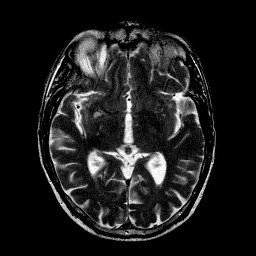
%> input picture 指标/image/MRI-011.jpg, 256 x 256 px
$ octave test_VIF.m   (GNU Octave 9; MATLAB toolbox functions it lacks are replaced by stand-ins)
%> lines starting %> are read from the running program, lines starting %| are printed output that depends on the picture
### 指标/VIF/vifvec.m
function vif=vifvec(imorg,imdist)


% -----------COPYRIGHT NOTICE STARTS WITH THIS LINE------------
% Copyright (c) 2005 The University of Texas at Austin
% All rights reserved.
%
% Permission is hereby granted, without written agreement and without license or royalty fees, to use, copy,
% modify, and distribute this code (the source files) and its documentation for
% any purpose, provided that the copyright notice in its entirety appear in all copies of this code, and the
% original source of this code, Laboratory for Image and Video Engineering (LIVE, http://live.ece.utexas.edu)
% at the University of Texas at Austin (UT Austin,
% http://www.utexas.edu), is acknowledged in any publication that reports research using this code. The research
% is to be cited in the bibliography as:
%
% H. R. Sheikh and A. C. Bovik, "Image Information and Visual Quality", IEEE Transactions on
% Image Processing, (to appear).
%
% IN NO EVENT SHALL THE UNIVERSITY OF TEXAS AT AUSTIN BE LIABLE TO ANY PARTY FOR DIRECT, INDIRECT, SPECIAL, INCIDENTAL,
% OR CONSEQUENTIAL DAMAGES ARISING OUT OF THE USE OF THIS DATABASE AND ITS DOCUMENTATION, EVEN IF THE UNIVERSITY OF TEXAS
% AT AUSTIN HAS BEEN ADVISED OF THE POSSIBILITY OF SUCH DAMAGE.
%
% THE UNIVERSITY OF TEXAS AT AUSTIN SPECIFICALLY DISCLAIMS ANY WARRANTIES, INCLUDING, BUT NOT LIMITED TO, THE IMPLIED
% WARRANTIES OF MERCHANTABILITY AND FITNESS FOR A PARTICULAR PURPOSE. THE DATABASE PROVIDED HEREUNDER IS ON AN "AS IS" BASIS,
% AND THE UNIVERSITY OF TEXAS AT AUSTIN HAS NO OBLIGATION TO PROVIDE MAINTENANCE, SUPPORT, UPDATES, ENHANCEMENTS, OR MODIFICATIONS.
%
% -----------COPYRIGHT NOTICE ENDS WITH THIS LINE------------
%
%This is an implementation of the algorithm for calculating the
%Visual Information Fidelity (VIF) measure (may also be known as the Sheikh
%-Bovik Index) between two images. Please refer
%to the following paper:
%
%H. R. Sheikh and A. C. Bovik "Image Information and Visual Quality"
%IEEE Transactios on Image Processing, in publication, May 2005.
%Download manuscript draft from http://live.ece.utexas.edu in the
%Publications link
%
%This implementation is slightly differnet from the one used to report
%results in the paper above. The modification have to do with using more
%subands than those used in the paper, better handling of image boundaries,
%and a window that automatically resizes itself based on the scale.
%
%Report bugfixes and comments to hamid.sheikh@ieee.org
%
%----------------------------------------------------------------------
% Prerequisites: The Steerable Pyramid toolbox. Available at
% http://www.cns.nyu.edu/~lcv/software.html
%
%Input : (1) img1: The reference image
%        (2) img2: The distorted image (order is important)
%
%Output: (1) VIF te visual information fidelity measure between the two images

%Default Usage:
%   Given 2 test images img1 and img2, whose dynamic range is 0-255
%
%   vif = vifvec(img1, img2);
%
%Advanced Usage:
%   Users may want to modify the parameters in the code.
%   (1) Modify sigma_nsq to find tune for your image dataset.
%   (2) MxM is the block size that denotes the size of a vector used in the
%   GSM model.
%   (3) subbands included in the computation
%========================================================================

M=3;
subbands=[4 7 10 13 16 19 22 25];
sigma_nsq=0.4;

% Do wavelet decomposition. This requires the Steerable Pyramid. You can
% use your own wavelet as long as the cell arrays org and dist contain
% corresponding subbands from the reference and the distorted images
% respectively.
[pyr,pind] = buildSpyr(imorg, 4, 'sp5Filters', 'reflect1'); % compute transform
org=ind2wtree(pyr,pind); % convert to cell array
[pyr,pind] = buildSpyr(imdist, 4, 'sp5Filters', 'reflect1');
dist=ind2wtree(pyr,pind);

% calculate the parameters of the distortion channel
[g_all,vv_all]=vifsub_est_m(org,dist,subbands,M);

% calculate the parameters of the reference image
[ssarr, larr, cuarr]=refparams_vecgsm(org,subbands,M);

% reorder subbands. This is needed since the outputs of the above functions
% are not in the same order
vvtemp=cell(1,max(subbands));
ggtemp=vvtemp;
for(kk=1:length(subbands))
    vvtemp{subbands(kk)}=vv_all{kk};
    ggtemp{subbands(kk)}=g_all{kk};
end


% compute reference and distorted image information from each subband
for i=1:length(subbands)
    sub=subbands(i);
    g=ggtemp{sub};
    vv=vvtemp{sub};
    ss=ssarr{sub};
    lambda = larr(sub,:);,
    cu=cuarr{sub};

    % how many eigenvalues to sum over. default is all.
    neigvals=length(lambda);

    % compute the size of the window used in the distortion channel estimation, and use it to calculate the offset from subband borders
    % we do this to avoid all coefficients that may suffer from boundary
    % effects
    lev=ceil((sub-1)/6);
    winsize=2^lev+1; offset=(winsize-1)/2;
    offset=ceil(offset/M);


    % select only valid portion of the output.
    g=g(offset+1:end-offset,offset+1:end-offset);
    vv=vv(offset+1:end-offset,offset+1:end-offset);
    ss=ss(offset+1:end-offset,offset+1:end-offset);


    %VIF
    temp1=0; temp2=0;
    for j=1:length(lambda)
        temp1=temp1+sum(sum((log2(1+g.*g.*ss.*lambda(j)./(vv+sigma_nsq))))); % distorted image information for the i'th subband
        temp2=temp2+sum(sum((log2(1+ss.*lambda(j)./(sigma_nsq))))); % reference image information
    end
    num(i)=temp1;
    den(i)=temp2;

end

% compuate VIF
vif=sum(num)./sum(den);
end

### 指标/VIF/buildSpyr.m
% [PYR, INDICES, STEERMTX, HARMONICS] = buildSpyr(IM, HEIGHT, FILTFILE, EDGES)
%
% Construct a steerable pyramid on matrix IM.  Convolutions are
% done with spatial filters.
%
% HEIGHT (optional) specifies the number of pyramid levels to build. Default
% is maxPyrHt(size(IM),size(FILT)).
% You can also specify 'auto' to use this value.
%
% FILTFILE (optional) should be a string referring to an m-file that
% returns the rfilters.  (examples: 'sp0Filters', 'sp1Filters',
% 'sp3Filters','sp5Filters'.  default = 'sp1Filters'). EDGES specifies
% edge-handling, and defaults to 'reflect1' (see corrDn).
%
% PYR is a vector containing the N pyramid subbands, ordered from fine
% to coarse.  INDICES is an Nx2 matrix containing the sizes of
% each subband.  This is compatible with the MatLab Wavelet toolbox.
% See the function STEER for a description of STEERMTX and HARMONICS.

% Eero Simoncelli, 6/96.
% See http://www.cis.upenn.edu/~eero/steerpyr.html for more
% information about the Steerable Pyramid image decomposition.

function [pyr,pind,steermtx,harmonics] = buildSpyr(im, ht, filtfile, edges)

%-----------------------------------------------------------------
%% DEFAULTS:

if (exist('filtfile') ~= 1)
  filtfile = 'sp1Filters';
end

if (exist('edges') ~= 1)
  edges= 'reflect1';
end

if (isstr(filtfile) & (exist(filtfile) == 2))
   [lo0filt,hi0filt,lofilt,bfilts,steermtx,harmonics] = eval(filtfile);
else
  fprintf(1,'\nUse buildSFpyr for pyramids with arbitrary numbers of orientation bands.\n');
  error('FILTFILE argument must be the name of an M-file containing SPYR filters.');
end

max_ht = maxPyrHt(size(im), size(lofilt,1));
if ( (exist('ht') ~= 1) | (ht == 'auto') )
  ht = max_ht;
else
  if (ht > max_ht)
    error(sprintf('Cannot build pyramid higher than %d levels.',max_ht));
  end
end

%-----------------------------------------------------------------

hi0 = corrDn(im, hi0filt, edges);
lo0 = corrDn(im, lo0filt, edges);

[pyr,pind] = buildSpyrLevs(lo0, ht, lofilt, bfilts, edges);

pyr = [hi0(:) ; pyr];
pind = [size(hi0); pind];
end

### 指标/VIF/test_VIF.m
clc; clear;

addpath('C:\Users\傅庆戊\Desktop\指标\image')
% % % % % % % % %
imag = double(imread('MRI-011.jpg')); imag1 = (imag(:,:,1)+imag(:,:,2) +imag(:,:,3))./3;
imag= double(imread('PET-011.jpg'));  imag2 = (imag(:,:,1)+imag(:,:,2) +imag(:,:,3))./3;
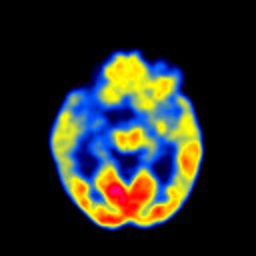
%> input picture 指标/image/PET-011.jpg, 256 x 256 px
%> after `imag2 = (imag(:,:,1)+imag(:,:,2) +imag(:,:,3))./3`:
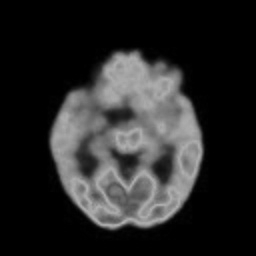
%> imag2: size 256x256 double; min 0, max 177.3, mean 39.6


% % %
% % %
Input =  double(imread('PRO-011.jpg'));
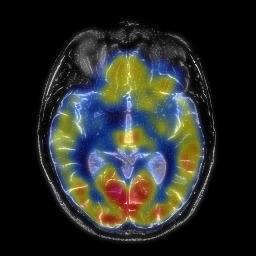
%> input picture 指标/image/PRO-011.jpg, 256 x 256 px
input =( Input(:,:,1) + Input(:,:,2) +Input(:,:,3))./3;
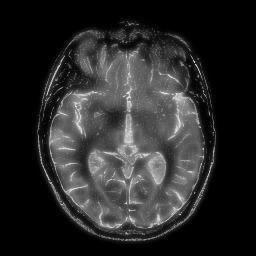
%> input: size 256x256 double; min 0, max 242, mean 41
vifvec1 = vifvec(imag1, input);
%> the run ends on the next line
